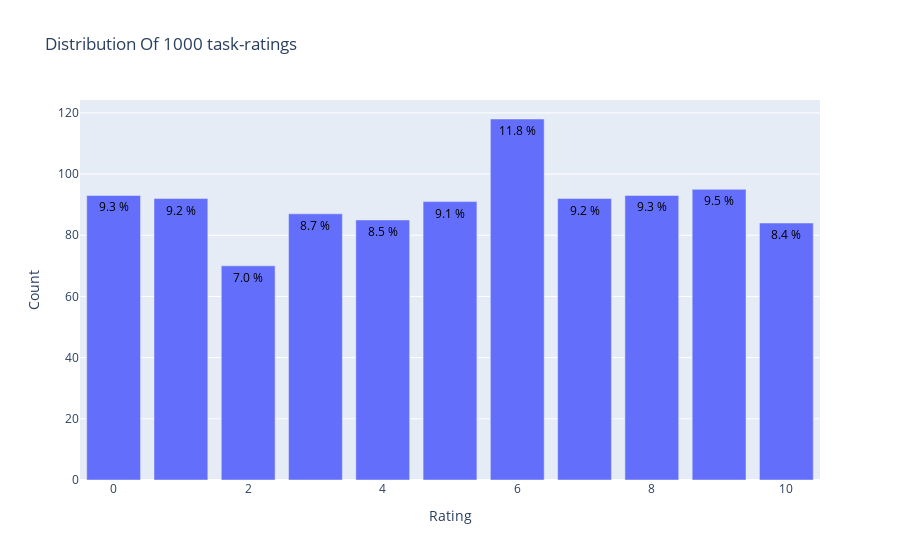

Notebook cell for this chart:
### Code cell
import plotly.graph_objs as go
from plotly.offline import init_notebook_mode, plot, iplot
#add
data = frame['rating'].value_counts().sort_index(ascending=False)
trace = go.Bar(x = data.index,
               text = ['{:.1f} %'.format(val) for val in (data.values / frame.shape[0] * 100)],
               textposition = 'auto',
               textfont = dict(color = '#000000'),
               y = data.values,
               )
# Create layout
layout = dict(title = 'Distribution Of {} task-ratings'.format(frame.shape[0]),
              xaxis = dict(title = 'Rating'),
              yaxis = dict(title = 'Count'))
# Create plot
fig = go.Figure(data=[trace], layout=layout)
iplot(fig)
#add

### Figure 1 — Plotly figure (JSON) as saved in the notebook; plotly's stock layout.template omitted (floating-point values rounded to 4 significant figures)
{"data": [{"text": ["8.4 %", "9.5 %", "9.3 %", "9.2 %", "11.8 %", "9.1 %", "8.5 %", "8.7 %", "7.0 %", "9.2 %", "9.3 %"], "textfont": {"color": "#000000"}, "textposition": "auto", "type": "bar", "x": [10, 9, 8, 7, 6, 5, 4, 3, 2, 1, 0], "y": [84, 95, 93, 92, 118, 91, 85, 87, 70, 92, 93]}], "layout": {"title": {"text": "Distribution Of 1000 task-ratings"}, "xaxis": {"title": {"text": "Rating"}}, "yaxis": {"title": {"text": "Count"}}}}
